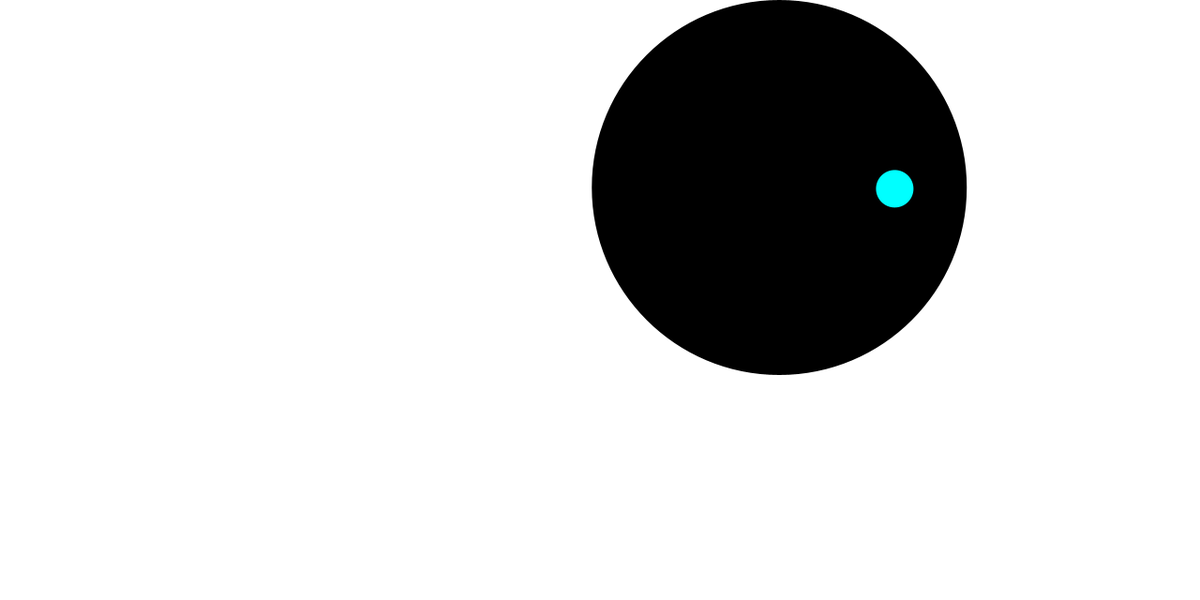
Frame 1 (no input)
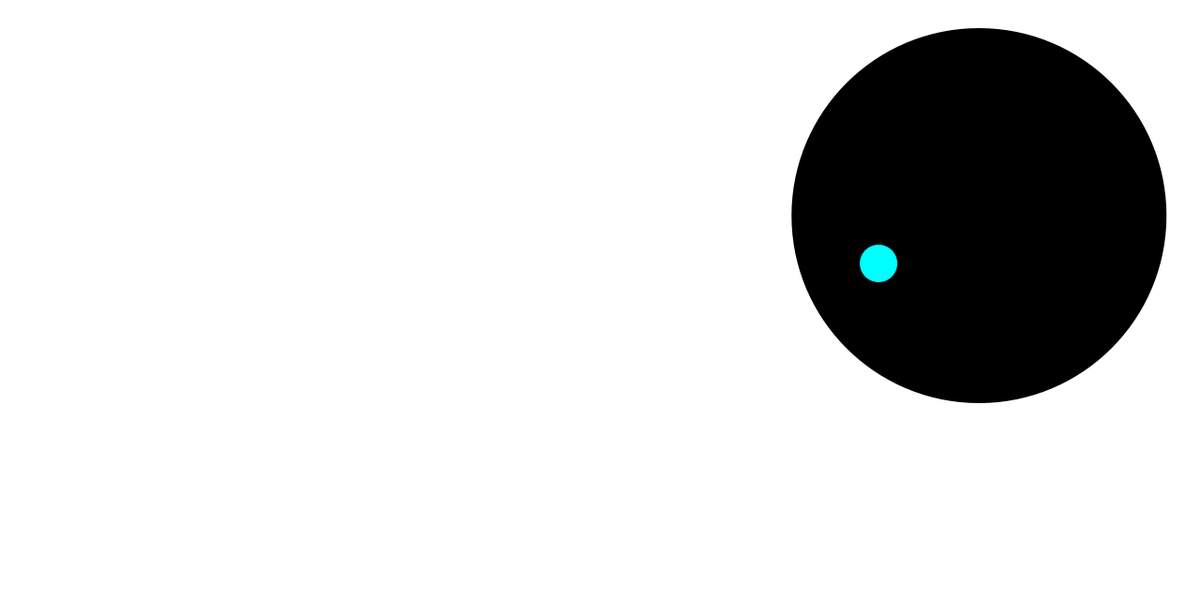
Frame 60 (the mouse pressed at the canvas centre just before this capture)
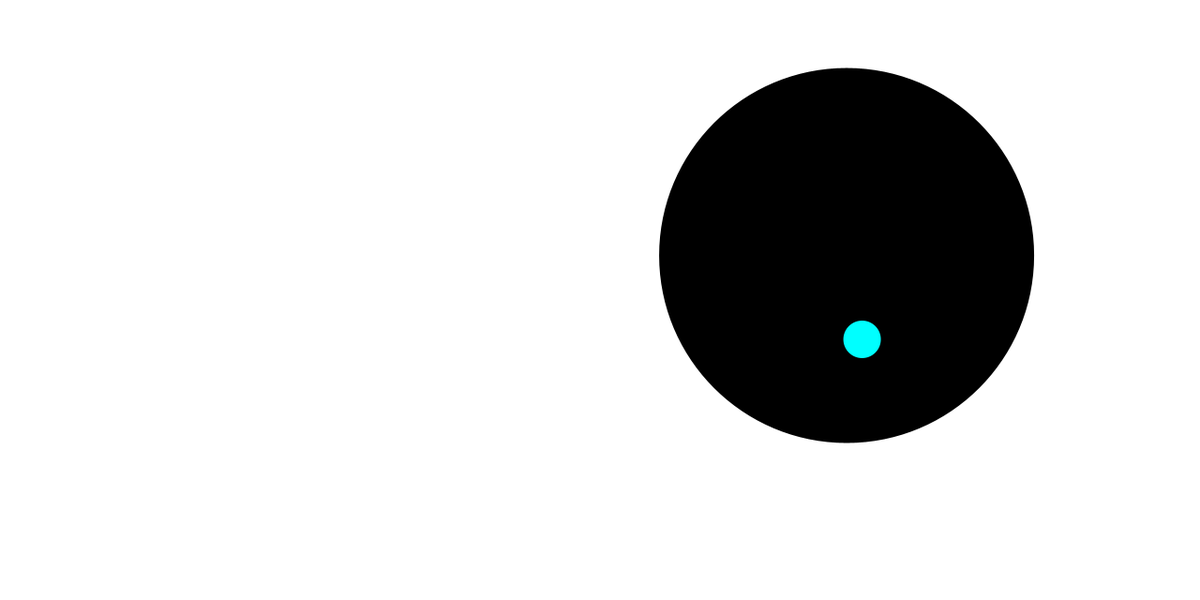
Frame 120 (the mouse held since frame 60 and released just before this capture)

The Processing sketch that drew these frames (run headless with seeded random() and noise(); from frame 60 on, the mouse is pressed at the canvas centre):

// Processing sketch: objectsInteraction
// ── objectsInteraction.pde
final float vx0min = -4;            // vxの初期値の下限
final float vx0max = 4;             // vxの初期値の上限
final float vy0min = 4;             // vyの初期値の下限
final float vy0max = 10;            // vyの初期値の上限
final float fps = 60;               // 1秒間あたりのフレーム数
final float gravity = 9.8 / fps;    // 1フレームあたりの重力加速度
final float elas = 0.98;            // 反発係数
final float D = 40;                 // ボールの直径
final float hueMax = 360.0;         // 色相の最大値
Ball Ball0;
StackedBall StackedBall0;

void setup() {
  frameRate(fps);
  size(1280, 640);
  noStroke();
  colorMode(HSB, hueMax, 100, 100);
  fill(0, 0, 0);
  Ball0=new Ball();
  Ball0.setX(random(Ball0.d / 2, width - Ball0.d / 2));     // ボールの中心のx座標
  Ball0.setY(random(Ball0.d / 2, height / 5));     // ボールの中心のy座標
  Ball0.setVX(random(vx0min, vx0max));           // ボールの速度のx成分
  Ball0.setVY(random(vy0min, vy0max));          // ボールの速度のy成分
  Ball0.setd((float)400);  //ボールの大きさ

  StackedBall0=new StackedBall();
  StackedBall0.setX(random(Ball0.d / 2, width - Ball0.d / 2));     // ボールの中心のx座標
  StackedBall0.setY(random(Ball0.d / 2, height / 5));     // ボールの中心のy座標
  StackedBall0.setVX(random(vx0min, vx0max)*4);           // ボールの速度のx成分
  StackedBall0.setVY(random(vy0min, vy0max)*4);          // ボールの速度のy成分
  StackedBall0.setd(D);  //ボールの大きさ
}

void draw() {
  background(0, 0, 100);
  Ball0.move();
  fill(0, 0, 0);
  ellipse(Ball0.X, Ball0.Y, Ball0.d, Ball0.d);
  fill(180, 100, 100);
  StackedBall0.touch(Ball0.X, Ball0.Y, StackedBall0.X, StackedBall0.Y,Ball0.d,StackedBall0.d);
  StackedBall0.move();
  ellipse(StackedBall0.X, StackedBall0.Y, StackedBall0.d, StackedBall0.d);
}

class Ball {
  float X  =0;
  float Y  =0;
  float VX =0;
  float VY =0;
  float d ;
  void setX(float X) {
    this.X = X;
  }
  void setY(float Y) {
    this.Y = Y;
  }
  void setVX(float VX) {
    this.VX = VX;
  }
  void setVY(float VY) {
    this.VY = VY;
  }
  void setd(float D) {
    this.d = D;
  }
  void move() {
    X  += VX;          // ボールが速度ぶん移動する
    VY += gravity;           // 速度のy成分に重力加速度を加算する
    Y  += VY;          // ボールが速度ぶん移動する
    if (X < d / 2) {
      VX = - VX * elas;
      X = d / 2;
    } else if (X > width - d / 2) {
      VX = - VX  * elas;
      X = width - d / 2;
    }
    if (Y > height - d / 2) {
      VY = - VY * elas;
      Y = height - d / 2;
    } else if (Y < d / 2) {
      VY = - VY * elas;
      Y = d / 2;
    }
    System.out.println("X座標は"+X+"."+"Y座標は"+Y+"."+"Xの加速度は"+VX+"."+"Yの加速度は"+VY+"."+"ボールの直径は"+d);
  }
}

class StackedBall {
  float X  =0;
  float Y  =0;
  float VX =0;
  float VY =0;
  float d ;
  boolean slow=false;
  void setX(float X) {
    this.X = X;
  }
  void setY(float Y) {
    this.Y = Y;
  }
  void setVX(float VX) {
    this.VX = VX;
  }
  void setVY(float VY) {
    this.VY = VY;
  }
  void setd(float D) {
    this.d = D;
  }
  void move() {
    if (slow==true) {
      X += VX*0.05;          // ボールが速度ぶん移動する
      Y += VY*0.05;          // ボールが速度ぶん移動する
    } else if (slow==false) {
      X += VX;          // ボールが速度ぶん移動する
      Y += VY;          // ボールが速度ぶん移動する
    }

    if (X < d / 2) {
      VX = - VX * elas;
      X = d / 2;
    } else if (X > width - d / 2) {
      VX = - VX  * elas;
      X = width - d / 2;
    }
    if (Y > height - d / 2) {
      VY = - VY * elas;
      Y = height - d / 2;
    } else if (Y < d / 2) {
      VY = - VY * elas;
      Y = d / 2;
    }
  }
  void touch(float BallX, float BallY, float StackedBallX, float StackedBallY ,float Balld,float StackedBalld) {
    float r =(Balld+StackedBalld)/2;
    if (sqrt((BallX-StackedBallX)*(BallX-StackedBallX)+(BallY-StackedBallY)*(BallY-StackedBallY))<=r) {
      slow=true;
    } else {
      slow=false;
    }
  }
}
